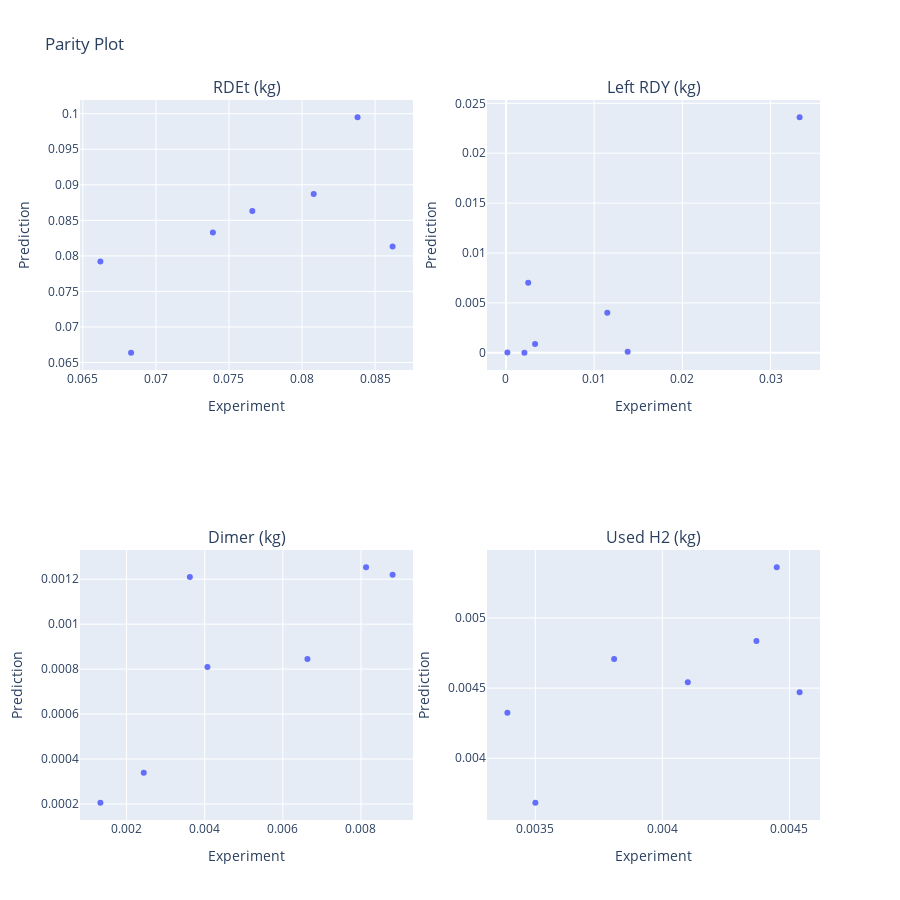

Notebook cell for this chart:
### Code cell
# plot parity plots
hydrogenation.plot_simulation_parity(exp_dataset)

### Figure 1 — Plotly figure (JSON) as saved in the notebook; plotly's stock layout.template omitted (floating-point values rounded to 4 significant figures)
{"data": [{"hovertemplate": "Experiment=%{x}<br>Prediction=%{y}<extra></extra>", "legendgroup": "", "marker": {"color": "#636efa", "symbol": "circle"}, "mode": "markers", "name": "", "orientation": "v", "showlegend": false, "type": "scatter", "x": [0.0662, 0.0838, 0.0862, 0.0739, 0.0766, 0.0808, 0.0683], "xaxis": "x", "y": [0.07921, 0.0995, 0.08134, 0.0833, 0.0863, 0.08869, 0.06637], "yaxis": "y"}, {"hovertemplate": "Experiment=%{x}<br>Prediction=%{y}<extra></extra>", "legendgroup": "", "marker": {"color": "#636efa", "symbol": "circle"}, "mode": "markers", "name": "", "orientation": "v", "showlegend": false, "type": "scatter", "x": [0.0333, 0.01149, 0.00252, 0.00209, 0.0138, 0.0033, 0.00016], "xaxis": "x2", "y": [0.02361, 0.004002, 0.007014, 1e-06, 9.397e-05, 0.0008809, 1.53e-05], "yaxis": "y2"}, {"hovertemplate": "Experiment=%{x}<br>Prediction=%{y}<extra></extra>", "legendgroup": "", "marker": {"color": "#636efa", "symbol": "circle"}, "mode": "markers", "name": "", "orientation": "v", "showlegend": false, "type": "scatter", "x": [0.00244, 0.00663, 0.00362, 0.00813, 0.00133, 0.00407, 0.00881], "xaxis": "x3", "y": [0.0003392, 0.0008446, 0.001209, 0.001253, 0.0002055, 0.0008094, 0.00122], "yaxis": "y3"}, {"hovertemplate": "Experiment=%{x}<br>Prediction=%{y}<extra></extra>", "legendgroup": "", "marker": {"color": "#636efa", "symbol": "circle"}, "mode": "markers", "name": "", "orientation": "v", "showlegend": false, "type": "scatter", "x": [0.00339, 0.00445, 0.00454, 0.0041, 0.00381, 0.00437, 0.0035], "xaxis": "x4", "y": [0.004324, 0.005361, 0.004471, 0.004542, 0.004708, 0.004836, 0.003683], "yaxis": "y4"}], "layout": {"annotations": [{"font": {"size": 16}, "showarrow": false, "text": "RDEt (kg)", "x": 0.225, "xanchor": "center", "xref": "paper", "y": 1, "yanchor": "bottom", "yref": "paper"}, {"font": {"size": 16}, "showarrow": false, "text": "Left RDY (kg)", "x": 0.775, "xanchor": "center", "xref": "paper", "y": 1, "yanchor": "bottom", "yref": "paper"}, {"font": {"size": 16}, "showarrow": false, "text": "Dimer (kg)", "x": 0.225, "xanchor": "center", "xref": "paper", "y": 0.375, "yanchor": "bottom", "yref": "paper"}, {"font": {"size": 16}, "showarrow": false, "text": "Used H2 (kg)", "x": 0.775, "xanchor": "center", "xref": "paper", "y": 0.375, "yanchor": "bottom", "yref": "paper"}], "height": 900, "title": {"text": "Parity Plot"}, "width": 900, "xaxis": {"anchor": "y", "domain": [0, 0.45], "title": {"text": "Experiment"}}, "xaxis2": {"anchor": "y2", "domain": [0.55, 1], "title": {"text": "Experiment"}}, "xaxis3": {"anchor": "y3", "domain": [0, 0.45], "title": {"text": "Experiment"}}, "xaxis4": {"anchor": "y4", "domain": [0.55, 1], "title": {"text": "Experiment"}}, "yaxis": {"anchor": "x", "domain": [0.625, 1], "title": {"text": "Prediction"}}, "yaxis2": {"anchor": "x2", "domain": [0.625, 1], "title": {"text": "Prediction"}}, "yaxis3": {"anchor": "x3", "domain": [0, 0.375], "title": {"text": "Prediction"}}, "yaxis4": {"anchor": "x4", "domain": [0, 0.375], "title": {"text": "Prediction"}}}}
